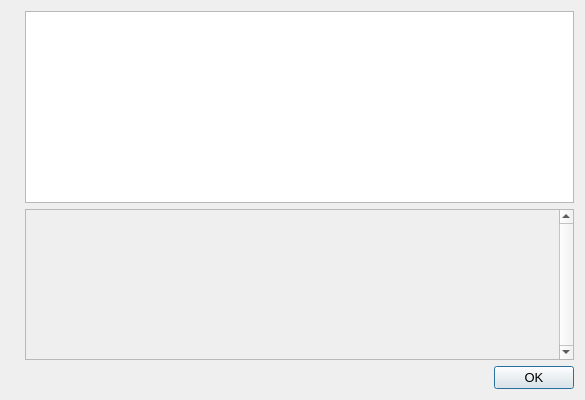
<?xml version="1.0" encoding="UTF-8"?>
<ui version="4.0">
 <class>HelpMessageDialog</class>
 <widget class="QDialog" name="HelpMessageDialog">
  <property name="geometry">
   <rect>
    <x>0</x>
    <y>0</y>
    <width>585</width>
    <height>400</height>
   </rect>
  </property>
  <property name="font">
   <font>
    <pointsize>10</pointsize>
   </font>
  </property>
  <property name="windowTitle">
   <string notr="true">LRMcoin Core - Command-line options</string>
  </property>
  <layout class="QHBoxLayout" name="horizontalLayout_2">
   <item>
    <widget class="QLabel" name="graphic">
     <property name="sizePolicy">
      <sizepolicy hsizetype="Preferred" vsizetype="Ignored">
       <horstretch>0</horstretch>
       <verstretch>0</verstretch>
      </sizepolicy>
     </property>
     <property name="pixmap">
      <pixmap resource="../lrmcoin.qrc">:/images/about</pixmap>
     </property>
    </widget>
   </item>
   <item>
    <layout class="QVBoxLayout" name="verticalLayout">
     <item>
      <widget class="QTextEdit" name="helpMessage">
       <property name="readOnly">
        <bool>true</bool>
       </property>
      </widget>
     </item>
     <item>
      <widget class="QScrollArea" name="scrollArea">
       <property name="verticalScrollBarPolicy">
        <enum>Qt::ScrollBarAlwaysOn</enum>
       </property>
       <property name="widgetResizable">
        <bool>true</bool>
       </property>
       <widget class="QWidget" name="scrollAreaWidgetContents">
        <property name="geometry">
         <rect>
          <x>0</x>
          <y>0</y>
          <width>476</width>
          <height>150</height>
         </rect>
        </property>
        <layout class="QVBoxLayout" name="verticalLayout_2">
         <item>
          <widget class="QLabel" name="aboutMessage">
           <property name="cursor">
            <cursorShape>IBeamCursor</cursorShape>
           </property>
           <property name="textFormat">
            <enum>Qt::PlainText</enum>
           </property>
           <property name="alignment">
            <set>Qt::AlignLeading|Qt::AlignLeft|Qt::AlignTop</set>
           </property>
           <property name="openExternalLinks">
            <bool>true</bool>
           </property>
           <property name="textInteractionFlags">
            <set>Qt::LinksAccessibleByMouse|Qt::TextSelectableByKeyboard|Qt::TextSelectableByMouse</set>
           </property>
          </widget>
         </item>
        </layout>
       </widget>
      </widget>
     </item>
     <item>
      <widget class="QDialogButtonBox" name="okButton">
       <property name="orientation">
        <enum>Qt::Horizontal</enum>
       </property>
       <property name="standardButtons">
        <set>QDialogButtonBox::Ok</set>
       </property>
      </widget>
     </item>
    </layout>
   </item>
  </layout>
 </widget>
 <resources>
  <include location="../lrmcoin.qrc"/>
 </resources>
 <connections>
  <connection>
   <sender>okButton</sender>
   <signal>accepted()</signal>
   <receiver>HelpMessageDialog</receiver>
   <slot>accept()</slot>
   <hints>
    <hint type="sourcelabel">
     <x>20</x>
     <y>20</y>
    </hint>
    <hint type="destinationlabel">
     <x>20</x>
     <y>20</y>
    </hint>
   </hints>
  </connection>
  <connection>
   <sender>okButton</sender>
   <signal>rejected()</signal>
   <receiver>HelpMessageDialog</receiver>
   <slot>reject()</slot>
   <hints>
    <hint type="sourcelabel">
     <x>20</x>
     <y>20</y>
    </hint>
    <hint type="destinationlabel">
     <x>20</x>
     <y>20</y>
    </hint>
   </hints>
  </connection>
 </connections>
</ui>
